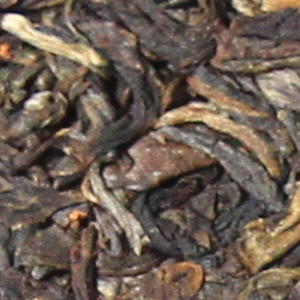
#> input picture test/cropped_1.jpg, 300 x 300 px
$ python simple_match.py   (older library calls are emulated)
#> lines starting #> are read from the running program, lines starting #| are printed output that depends on the picture
### tools/feature_extract.py
# coding=utf-8

import cv2
import numpy as np
from matplotlib import pyplot as plt


# [32 lines left out: functions get_gray_img, get_sobel_img, get_laplacian_img, not called in this run]


def get_canny_img(img_path):
#> called with img_path = 'cropped_1.jpg'
    ori_img = cv2.imread(img_path)
#> ori_img is the input picture: shape (300, 300, 3); mean B, G, R 82.1, 93.7, 108
    gray_img = cv2.cvtColor(ori_img, cv2.COLOR_RGB2GRAY)

    # 先进行高斯滤波降噪。
    blur_img = cv2.GaussianBlur(gray_img, (3, 3), 0)

    # 在进行抠取轮廓，其中apertureSize默认为3。
    return cv2.Canny(blur_img, 50, 150, L2gradient=1)
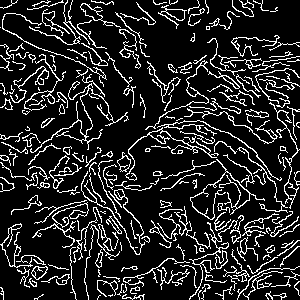
#> returned value: shape (300, 300); 15% white in thin lines or dots


# [21 lines left out: functions get_fast_fourier_img, pretty_show_img, not called in this run]


# [26 lines that do not run on import are left out]

### tools/feature_key_point.py
# coding=utf-8

import cv2

import tools.feature_extract as ife


# [6 lines left out: function orb_img, not called in this run]


def sift_img(img):
    sift = cv2.xfeatures2d.SIFT_create()
    sift_key_points, sift_desc = sift.detectAndCompute(img, None)
#> sift_key_points = 1014 keypoints; strongest (x, y, size): (196, 186, 1.8), (58, 38, 2), (94, 43, 1.9), (86, 137, 1.9)
    sift_signed_img = cv2.drawKeypoints(img, sift_key_points, None)

    return sift_key_points, sift_desc, sift_signed_img


# [6 lines left out: function surf_img, not called in this run]


# [37 lines that do not run on import are left out]

    # [16 lines of commented-out code are left out]

### test/simple_match.py
# coding=utf-8
import cv2
import numpy as np

import tools.feature_extract as ife
import tools.feature_key_point as fkp


def test_match(img_path_1, img_path_2):
    canny_img_1 = ife.get_canny_img(img_path_1)
    key_points_1, desc_1, signed_img_1 = fkp.sift_img(canny_img_1)
#> key_points_1 has the same summary as sift_key_points in sift_img

    canny_img_2 = ife.get_canny_img(img_path_2)
#> call 2 of get_canny_img, with img_path = 'cropped_2.jpg'
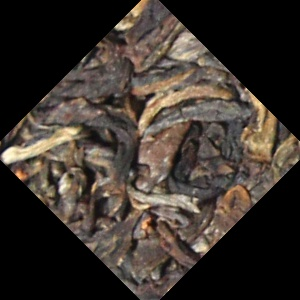
#> input picture test/cropped_2.jpg, 300 x 300 px
#> in get_canny_img, ori_img is the input picture: shape (300, 300, 3); mean B, G, R 45.9, 52.4, 60.4
#> in get_canny_img (call 2), `return cv2.Canny(blur_img, 50, 150, L2gradient=1)`: returned value: shape (300, 300); 11.8% white in thin lines or dots
    key_points_2, desc_2, signed_img_2 = fkp.sift_img(canny_img_2)
#> in sift_img (call 2), `sift_key_points, sift_desc = sift.detectAndCompute(img, None)`: sift_key_points = 753 keypoints; strongest (x, y, size): (156, 284, 1.9), (106, 194, 1.8), (80, 111, 1.9), (171, 268, 1.9)
#> key_points_2 has the same summary as sift_key_points in sift_img

    matcher = cv2.BFMatcher()
    matches = matcher.knnMatch(desc_1, desc_2, k=2)
#> matches = 1014 matches
    matches = sorted(matches, key=lambda x: x[0].distance)
    good = [m1 for (m1, m2) in matches if m1.distance < 0.9 * m2.distance]
#> good = 111 matches

    good = np.expand_dims(good, 1)
    img3 = cv2.drawMatchesKnn(canny_img_1, key_points_1, canny_img_2, key_points_2, good[0:20], outImg=None, flags=2)
    return good, img3


if __name__ == '__main__':
    compare_1_good, compare_1_img = test_match("cropped_1.jpg", "cropped_2.jpg")
    compare_2_good, compare_2_img = test_match("cropped_1.jpg", "cropped_3.jpg")
#> in sift_img (call 3), `sift_key_points, sift_desc = sift.detectAndCompute(img, None)`: sift_key_points = 1014 keypoints; strongest (x, y, size): (196, 186, 1.8), (58, 38, 2), (94, 43, 1.9), (86, 137, 1.9)
#> call 4 of get_canny_img, with img_path = 'cropped_3.jpg'
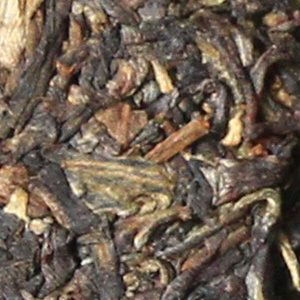
#> input picture test/cropped_3.jpg, 300 x 300 px
#> in get_canny_img, ori_img is the input picture: shape (300, 300, 3); mean B, G, R 80.7, 95, 109.9
#> in get_canny_img (call 4), `return cv2.Canny(blur_img, 50, 150, L2gradient=1)`: returned value: shape (300, 300); 20.6% white in thin lines or dots
#> in sift_img (call 4), `sift_key_points, sift_desc = sift.detectAndCompute(img, None)`: sift_key_points = 1299 keypoints; strongest (x, y, size): (52, 266, 1.9), (23, 17, 1.8), (52, 92, 2), (95, 141, 2.1)
#> in test_match (call 2), `key_points_2, desc_2, signed_img_2 = fkp.sift_img(canny_img_2)`: key_points_2 has the same summary as sift_key_points in sift_img
#> in test_match (call 2), `good = [m1 for (m1, m2) in matches if m1.distance < 0.9 * m2.distance]`: good = 75 matches
    compare_3_good, compare_3_img = test_match("cropped_1.jpg", "cropped_4.jpg")
#> in sift_img (call 5), `sift_key_points, sift_desc = sift.detectAndCompute(img, None)`: sift_key_points = 1014 keypoints; strongest (x, y, size): (196, 186, 1.8), (58, 38, 2), (94, 43, 1.9), (86, 137, 1.9)
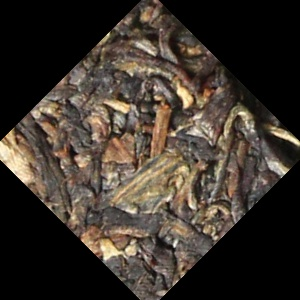
#> input picture test/cropped_4.jpg, 300 x 300 px
#> in get_canny_img, ori_img is the input picture: shape (300, 300, 3); mean B, G, R 45.1, 53.1, 61.5
#> in get_canny_img (call 6), `return cv2.Canny(blur_img, 50, 150, L2gradient=1)`:
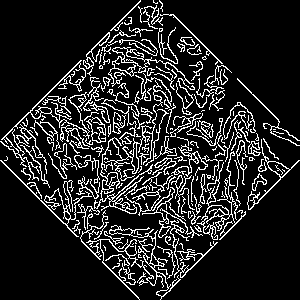
#> returned value: shape (300, 300); 14.1% white in thin lines or dots
#> in sift_img (call 6), `sift_key_points, sift_desc = sift.detectAndCompute(img, None)`: sift_key_points = 862 keypoints; strongest (x, y, size): (96, 205, 1.9), (193, 157, 1.9), (221, 223, 1.9), (166, 102, 1.9)
#> in test_match (call 3), `key_points_2, desc_2, signed_img_2 = fkp.sift_img(canny_img_2)`: key_points_2 has the same summary as sift_key_points in sift_img
#> in test_match (call 3), `good = [m1 for (m1, m2) in matches if m1.distance < 0.9 * m2.distance]`: good = 92 matches
    compare_4_good, compare_3_img = test_match("cropped_2.jpg", "cropped_3.jpg")
#> in sift_img (call 7), `sift_key_points, sift_desc = sift.detectAndCompute(img, None)`: sift_key_points = 753 keypoints; strongest (x, y, size): (156, 284, 1.9), (106, 194, 1.8), (80, 111, 1.9), (171, 268, 1.9)
#> in test_match (call 4), `key_points_1, desc_1, signed_img_1 = fkp.sift_img(canny_img_1)`: key_points_1 has the same summary as sift_key_points in sift_img
#> in sift_img (call 8), `sift_key_points, sift_desc = sift.detectAndCompute(img, None)`: sift_key_points = 1299 keypoints; strongest (x, y, size): (52, 266, 1.9), (23, 17, 1.8), (52, 92, 2), (95, 141, 2.1)
#> in test_match (call 4), `key_points_2, desc_2, signed_img_2 = fkp.sift_img(canny_img_2)`: key_points_2 has the same summary as sift_key_points in sift_img
#> in test_match (call 4), `matches = matcher.knnMatch(desc_1, desc_2, k=2)`: matches = 753 matches
#> in test_match (call 4), `good = [m1 for (m1, m2) in matches if m1.distance < 0.9 * m2.distance]`: good = 71 matches
    compare_5_good, compare_3_img = test_match("cropped_2.jpg", "cropped_4.jpg")
#> in sift_img (call 9), `sift_key_points, sift_desc = sift.detectAndCompute(img, None)`: sift_key_points = 753 keypoints; strongest (x, y, size): (156, 284, 1.9), (106, 194, 1.8), (80, 111, 1.9), (171, 268, 1.9)
#> in sift_img (call 10), `sift_key_points, sift_desc = sift.detectAndCompute(img, None)`: sift_key_points = 862 keypoints; strongest (x, y, size): (96, 205, 1.9), (193, 157, 1.9), (221, 223, 1.9), (166, 102, 1.9)
#> in sift_img (call 10), `sift_signed_img = cv2.drawKeypoints(img, sift_key_points, None)`:
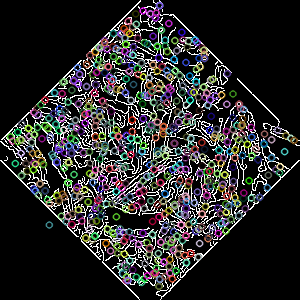
#> sift_signed_img: shape (300, 300, 3); mean of channels 0, 1, 2 43.2, 43.2, 43.6; drawn as B, G, R
#> in test_match (call 5), `key_points_2, desc_2, signed_img_2 = fkp.sift_img(canny_img_2)`: key_points_2 has the same summary as sift_key_points in sift_img
#> in test_match (call 5), `good = [m1 for (m1, m2) in matches if m1.distance < 0.9 * m2.distance]`: good = 67 matches
#> in test_match (call 5), `img3 = cv2.drawMatchesKnn(canny_img_1, key_points_1, canny_img_2, key_..`:
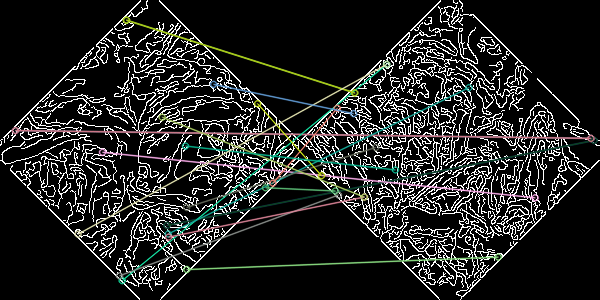
#> img3: shape (300, 600, 3); mean of channels 0, 1, 2 36.2, 37.4, 36.3; drawn as B, G, R

    print("compare_1#good: {}, compare_2#good: {}, compare_3#good: {}, compare_4#good: {}, compare_5#good: {}"
          .format(len(compare_1_good),
                  len(compare_2_good),
                  len(compare_3_good),
                  len(compare_4_good),
                  len(compare_5_good)))
#| compare_1#good: 111, compare_2#good: 75, compare_3#good: 92, compare_4#good: 71, compare_5#good: 67

    # TODO 目前观察阈值len(good)卡在100, 可以区分出特征差异
    # TODO 后续需要大量实验sample块的大小, 验证阈值
    # TODO canny特征向量数量小, 如果用sobel差异会更明显, 这里也需要实验, 找到合适的算子, 在速度和复杂度中找到优化

    cv2.imshow("compare_1", compare_1_img)
    cv2.imshow("compare_2", compare_2_img)
    cv2.imshow("compare_3", compare_3_img)
    cv2.imshow("compare_4", compare_3_img)
    cv2.imshow("compare_5", compare_3_img)

    cv2.waitKey(0)

    # [30 lines of commented-out code are left out]
